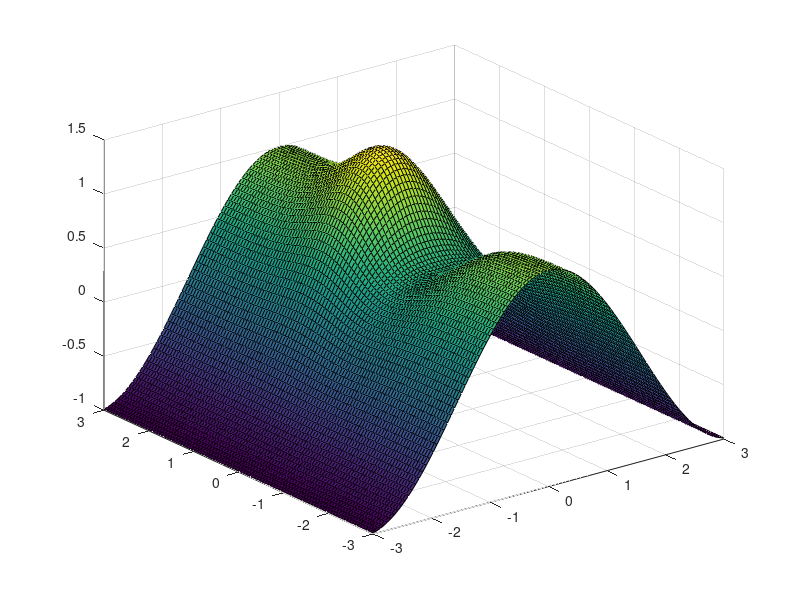
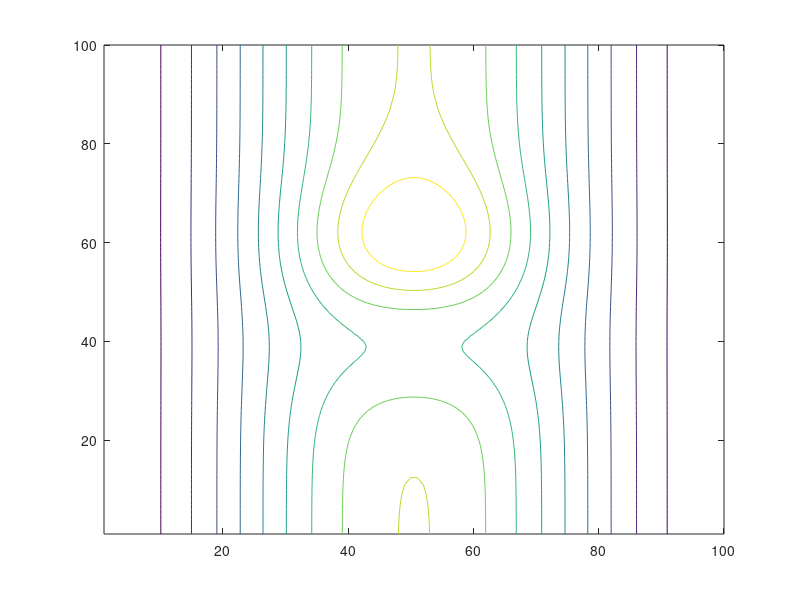

Here is the MATLAB script that generated these plots, in order:
clear
x=linspace(-3,3,100);
y=linspace(-3,3,100);
[X,Y]=meshgrid(x,y);
Z=cos(X)+Y.*exp(-X.^2-Y.^2);
figure(1)
clf
surf(X,Y,Z)
figure(2)
clf
contour(Z)
